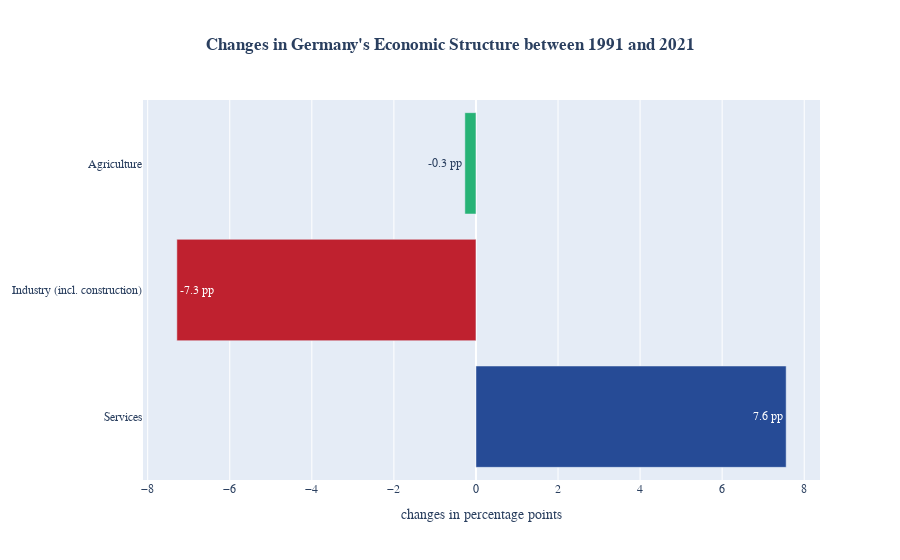

The notebook cell this image was saved under:
### Code cell
fig = go.Figure(go.Bar(
            y=df_structure_wb.columns,
            x=(df_structure_wb.tail(1) - df_structure_wb.head(1).values).iloc[0],
            marker=dict(color=['#27b376', '#bf212f', '#264b96']),
            orientation='h', 
            hoverinfo='none',
            text=(df_structure_wb.tail(1) - df_structure_wb.head(1).values).iloc[0],
            texttemplate='%{text:.1f} pp'))
fig.update_layout(
    title=f"<b>Changes in {str_country}'s Economic Structure between {min_year} and {max_year}</b>",
    xaxis_title="changes in percentage points", 
    title_x=0.5,
    font_family="Arial",  yaxis={'categoryorder':'array', 'categoryarray':np.flip(df_structure_wb.columns.values)}
    )
fig.show()

### Figure 1 — Plotly figure (JSON) as saved in the notebook; plotly's stock layout.template omitted (floating-point values rounded to 4 significant figures)
{"data": [{"hoverinfo": "none", "marker": {"color": ["#27b376", "#bf212f", "#264b96"]}, "orientation": "h", "text": [-0.2702, -7.29, 7.56], "texttemplate": "%{text:.1f} pp", "type": "bar", "x": [-0.2702, -7.29, 7.56], "y": ["Agriculture", "Industry (incl. construction)", "Services"]}], "layout": {"font": {"family": "Arial"}, "title": {"text": "<b>Changes in Germany's Economic Structure between 1991 and 2021</b>", "x": 0.5}, "xaxis": {"title": {"text": "changes in percentage points"}}, "yaxis": {"categoryarray": ["Services", "Industry (incl. construction)", "Agriculture"], "categoryorder": "array"}}}
